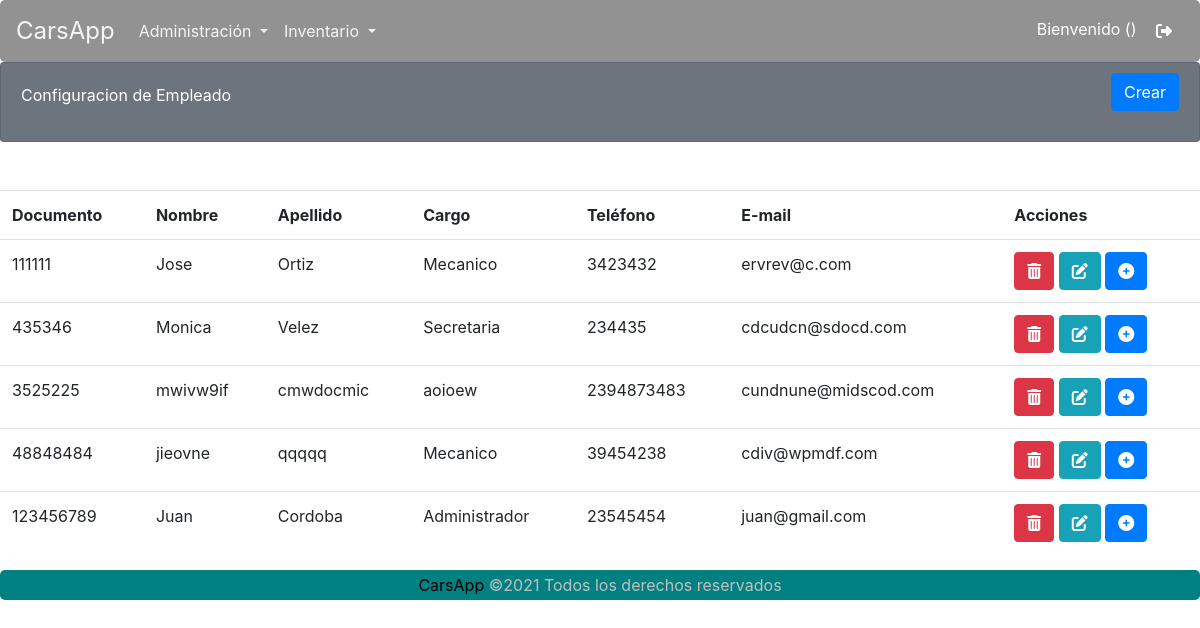
The app's page /carsapp/empleadoListar/ (signed in) with its own data.
### carsapp/models.py (models this page shows)
class Empleados(models.Model):
    cedula_Emp = models.IntegerField(primary_key=True)
    nombre_Emp = models.CharField(max_length=30, blank=False, null=False)
    apellido_Emp = models.CharField(max_length=30, blank=False, null=False)
    cargo_Emp = models.CharField(max_length=30, blank=False, null=False)
    telefono_Emp = models.CharField(max_length=15, blank=False, null=False)
    email_Emp = models.EmailField(blank=False, null=False)
    def __str__(self):
        return f"{self.nombre_Emp} {self.apellido_Emp}"

### carsapp/views.py (the view)
# urls.py: path('empleadoListar/', views.EmpleadoLista.as_view(), name='empleadoListar'),
class EmpleadoLista(ListView):
    template_name = 'carsapp/empleadoListar.html'
    queryset = Empleados.objects.all()
    paginate_by = 7
    def get_context_data(self, **kwargs):
        context = super().get_context_data(**kwargs)
        context['message'] = 'Lista de Empleados'
        print(context)
        return context

### carsapp/templates/carsapp/empleadoListar.html (shortened to what this page needs)
{% extends 'carsapp/base.html' %}
{% load static %}
{% block contenedor %}
<div class="card text-white bg-secondary">
    <div class="card-body">
        <div>
            Configuracion de Empleado
        </div>
        <div class="btn-cerrarSesion">
            <a class="btn btn-primary" href="{% url 'carsapp:empleadoFormulario' %}" id="ID_BTNListar">Crear</a>
        </div>
    </div>
</div>
    <br>
    <br />
    {% if object_list %}
    <table class="table  table-hover">
        <tr>
            <th>Documento</th>
            <th>Nombre</th>
            <th>Apellido</th>
            <th>Cargo</th>
            <th>Teléfono</th>
            <th>E-mail</th>
            <th>Acciones</th>
        </tr>
        {% for registro in object_list %}
        <tr>
            <td>{{ registro.cedula_Emp }}</td>
            <td>{{ registro.nombre_Emp }}</td>
            <td>{{ registro.apellido_Emp }}</td>
            <td>{{ registro.cargo_Emp }}</td>
            <td>{{ registro.telefono_Emp }}</td>
            <td>{{ registro.email_Emp }}</td>
            <td>
                <abbr title="Eliminar empleado"><a class="btn btn-danger" href="javascript:vehiculo_Eliminar('{% url 'carsapp:empleadoEliminar' registro.cedula_Emp %}')" role="button"><i class="fas fa-trash-alt"></i></a></abbr>
                <abbr title="Actualizar datos"><a class="btn btn-info" href="{% url 'carsapp:empleadoFormActualizar' registro.cedula_Emp %}" role="button"><i class="fas fa-edit"></i></a></abbr>
                <abbr title="Crear usuario"><a class="btn btn-primary" href="{% url 'carsapp:usuarioCrear' registro.cedula_Emp %}" role="button"><i class="fas fa-plus-circle"></i></a></abbr>
            </td>
        </tr>
        {% endfor %}
    </table>
    {% else %}
    No hay datos aún.
    {% endif %}
{% endblock %}

### carsapp/static/carsapp/CSS/estilos.css (style rules this page uses)
* { margin: 0; padding: 0; }
.card-body > div { display: inline-block; }
.btn-cerrarSesion { margin-top: -10px; float: right; }
.card { height: 10vh; }
h4, h2,small,a { margin: 0; padding: 0; color: black; }
a { text-decoration: none; }

### records on screen
Empleados: cedula_Emp "111111", nombre_Emp "Jose", apellido_Emp "Ortiz", cargo_Emp "Mecanico", telefono_Emp "3423432", email_Emp "ervrev@c.com"
Empleados: cedula_Emp "435346", nombre_Emp "Monica", apellido_Emp "Velez", cargo_Emp "Secretaria", telefono_Emp "234435", email_Emp "cdcudcn@sdocd.com"
Empleados: cedula_Emp "3525225", nombre_Emp "mwivw9if", apellido_Emp "cmwdocmic", cargo_Emp "aoioew", telefono_Emp "2394873483", email_Emp "cundnune@midscod.com"
Empleados: cedula_Emp "48848484", nombre_Emp "jieovne", apellido_Emp "qqqqq", cargo_Emp "Mecanico", telefono_Emp "39454238", email_Emp "cdiv@wpmdf.com"
Empleados: cedula_Emp "123456789", nombre_Emp "Juan", apellido_Emp "Cordoba", cargo_Emp "Administrador", telefono_Emp "23545454", email_Emp "juan@gmail.com"
